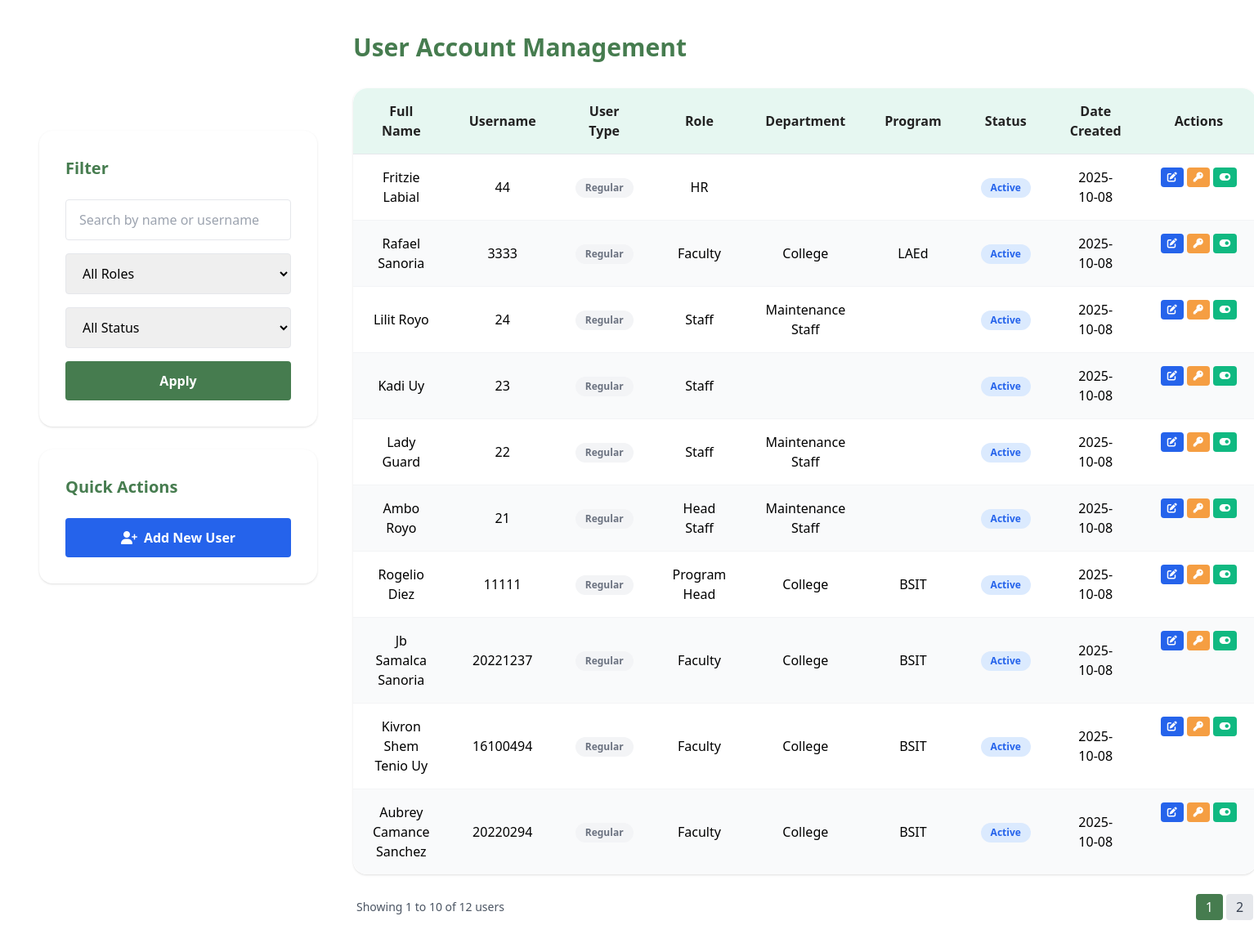
Screenshot of /CAP2/userAccountManagement.php with the database file from the repository.
### tables this page shows
CREATE TABLE `staff` (
  `id` int(11) NOT NULL,
  `user_id` int(11) NOT NULL,
  `staff_id` int(11) NOT NULL,
  `first_name` varchar(255) NOT NULL,
  `middle_name` varchar(255) NOT NULL,
  `last_name` varchar(255) NOT NULL,
  `role` varchar(255) NOT NULL,
  `department_id` int(11) DEFAULT NULL
);

CREATE TABLE `users` (
  `id` int(11) NOT NULL,
  `userName` varchar(50) NOT NULL,
  `password` varchar(255) NOT NULL,
  `userType` enum('Admin','Regular') NOT NULL,
  `first_name` varchar(100) DEFAULT NULL,
  `middle_name` varchar(100) DEFAULT NULL,
  `last_name` varchar(100) DEFAULT NULL,
  `role` enum('HR','Faculty','Head Staff','Staff','Program Head') DEFAULT NULL,
  `created_at` timestamp NOT NULL DEFAULT current_timestamp(),
  `enrollment_status` enum('Enrolled','Unenrolled','Active','Inactive') NOT NULL DEFAULT 'Enrolled',
  `status` enum('Active','Inactive') DEFAULT 'Active'
);

CREATE TABLE `faculty` (
  `id` int(10) UNSIGNED NOT NULL,
  `user_id` int(11) DEFAULT NULL,
  `faculty_id` int(11) NOT NULL,
  `first_name` varchar(50) DEFAULT NULL,
  `middle_name` varchar(50) DEFAULT NULL,
  `last_name` varchar(50) DEFAULT NULL,
  `department_id` int(11) DEFAULT NULL,
  `program_id` int(11) DEFAULT NULL,
  `role` enum('HR','Faculty','Staff','Program Head') NOT NULL DEFAULT 'Faculty'
);

CREATE TABLE `departments` (
  `id` int(11) NOT NULL,
  `department_name` varchar(50) NOT NULL
);

CREATE TABLE `programs` (
  `program_id` int(11) NOT NULL,
  `program_name` varchar(50) NOT NULL
);

### CAP2/userAccountManagement.php (the view, shortened to what this page needs)
<?php
require_once('config.php');
$rowHighlightId = null;
$department = '';
$program = '';
$search = $_GET['search'] ?? '';
$type_filter = $_GET['role'] ?? '';
$sort = $_GET['sort'] ?? 'created_at';
$order = $_GET['order'] ?? 'desc';
$page = max(1, intval($_GET['page'] ?? 1));
$per_page = 10;
$offset = ($page - 1) * $per_page;
$where = "WHERE 1=1";
$params = [];
$types = '';
$count_sql = "SELECT COUNT(*) FROM users u $where";
$stmt = $conn->prepare($count_sql);
$stmt->execute();
$stmt->bind_result($total);
$order = strtolower($order) === 'asc' ? 'asc' : 'desc';
$sql = "SELECT
    u.id, u.userName,
    u.userType,
    u.first_name AS user_first_name,
    u.middle_name AS user_middle_name,
    u.last_name AS user_last_name,
    u.role,
    u.status,
    u.created_at,
    f.first_name AS faculty_first_name,
    f.middle_name AS faculty_middle_name,
    f.last_name AS faculty_last_name,
    f.department_id AS faculty_department_id,
    f.program_id AS faculty_program_id,
    d.department_name AS faculty_department,
    p.program_name AS faculty_program,
    s.first_name AS staff_first_name,
    s.middle_name AS staff_middle_name,
    s.last_name AS staff_last_name,
    s.department_id AS staff_department_id,
    ds.department_name AS staff_department
FROM users u
LEFT JOIN faculty f ON u.id = f.user_id
LEFT JOIN departments d ON f.department_id = d.id
LEFT JOIN programs p ON f.program_id = p.program_id
LEFT JOIN staff s ON u.id = s.user_id
LEFT JOIN departments ds ON s.department_id = ds.id
$where ORDER BY $sort $order LIMIT ? OFFSET ?";
$bind_params = $params;
$bind_types = $types . 'ii';
$bind_params[] = $per_page;
$bind_params[] = $offset;
$stmt = $conn->prepare($sql);
$stmt->bind_param($bind_types, ...$bind_params);
$stmt->execute();
$stmt->bind_result(
    $id,
    $userName,
    $userType,
    $user_first_name,
    $user_middle_name,
    $user_last_name,
    $role,
    $status,
    $created_at,
    $faculty_first_name,
    $faculty_middle_name,
    $faculty_last_name,
    $faculty_department_id,
    $faculty_program_id,
    $faculty_department,
    $faculty_program,
    $staff_first_name,
    $staff_middle_name,
    $staff_last_name,
    $staff_department_id,
    $staff_department
);
$users = [];
while ($stmt->fetch()) {
    $first_name = $faculty_first_name ?: $staff_first_name ?: $user_first_name ?: '';
    $middle_name = $faculty_middle_name ?: $staff_middle_name ?: $user_middle_name ?: '';
    $last_name = $faculty_last_name ?: $staff_last_name ?: $user_last_name ?: '';
    if (in_array($role, ['Faculty', 'Program Head'])) {
        $department = $faculty_department ?: '';
        $program = $faculty_program ?: '';
    } elseif (in_array($role, ['Staff', 'Head Staff', 'HR'])) {
        $department = $staff_department ?: '';
        $program = '';
    } else {
        $department = '';
        $program = '';
    }
    $users[] = [
        'id' => $id,
        'first_name' => $first_name,
        'middle_name' => $middle_name,
        'last_name' => $last_name,
        'userName' => $userName,
        'userType' => $userType,
        'role' => $role,
        'status' => $status,
        'display_status' => $status,
        'created_at' => $created_at,
        'department' => $department,
        'program' => $program
    ];
}
$total_pages = ceil($total / $per_page);
function h($v)
{
    return htmlspecialchars($v ?? '');
}
function userTypeBadge($type)
{
    return 'bg-gray-100 text-gray-500';
}
function statusBadge($type, $status)
{
    return $status === 'Active' ? 'bg-[#dbeafe] text-[#2563eb]' : 'bg-gray-200 text-gray-600';
}
?>
<?php
function formatLabel($text) {
    return ucwords(strtolower($text ?? ''));
}
?>
<!DOCTYPE html>
<html lang="en">
<head>
    <script src="https://cdn.tailwindcss.com"></script>
    <link rel="stylesheet" href="https://cdnjs.cloudflare.com/ajax/libs/font-awesome/6.4.2/css/all.min.css" />
</head>
<main class="p-10 fade max-w-[1800px] mx-auto mb-[10rem]">
    <div class="flex flex-col lg:flex-row max-w-[1800px] mx-auto py-10 px-2 gap-8 min-h-screen">
        <aside class="w-full lg:w-[340px] flex-shrink-0 mb-8 lg:mb-8">
            <div class="bg-white rounded-2xl shadow p-8 mt-20">
                <h2 class="text-xl font-bold text-[#467C4F] mb-6">Filter</h2>
                <form method="get" class="space-y-4">
                    <input type="text" name="search" value="<?= h($search) ?>" placeholder="Search by name or username"
                        class="w-full border rounded px-4 py-3 text-base" />
                    <select name="role" class="w-full border rounded px-4 py-3 text-base"
                        onchange="this.form.submit()">
                        <option value="All" <?= $type_filter === 'All' ? 'selected' : '' ?>>All Roles</option>
                    </select>
                    <select name="status" class="w-full border rounded px-4 py-3 text-base"
                        onchange="this.form.submit()">
                        <option value="">All Status</option>
                    </select>
                    <button type="submit"
                        class="w-full bg-[#467C4F] text-white rounded px-4 py-3 mt-2 text-base font-semibold hover:bg-[#2563eb] transition">Apply</button>
                </form>
            </div>
            <div class="bg-white rounded-2xl shadow p-8 mt-7">
                <h2 class="text-xl font-bold text-[#467C4F] mb-6">Quick Actions</h2>
                <button onclick="showAddModal()"
                    class="w-full bg-[#2563eb] text-white rounded px-4 py-3 text-base font-semibold hover:bg-[#1746a2] transition">
                    <i class="fa fa-user-plus mr-2"></i>Add New User
                </button>
            </div>
        </aside>
        <main class="flex-1 w-full -mt-10">
        <div class="flex flex-col sm:flex-row sm:items-start sm:justify-start mb-8 gap-2"
            style="margin-left: 12px; margin-right: 12px;">
            <h1 class="text-3xl font-bold text-[#467C4F]">User Account Management</h1>
        </div>
            <div class="bg-white rounded-2xl shadow overflow-x-auto" style="margin-left: 12px; margin-right: 12px;">
                <table class="min-w-full divide-y divide-gray-200 text-base text-center"
                    style="border-radius: 18px; overflow: hidden;">
                    <thead class="bg-[#e6f7f1]">
                        <tr>
                            <th class="px-6 py-4 font-semibold text-[#222] text-center">Full Name</th>
                            <th class="px-6 py-4 font-semibold text-[#222] text-center">Username</th>
                            <th class="px-6 py-4 font-semibold text-[#222] text-center">User Type</th>
                            <th class="px-6 py-4 font-semibold text-[#222] text-center">Role</th>
                            <th class="px-6 py-4 font-semibold text-[#222] text-center">Department</th>
                            <th class="px-6 py-4 font-semibold text-[#222] text-center">Program</th>
                            <th class="px-6 py-4 font-semibold text-[#222] text-center">Status</th>
                            <th class="px-6 py-4 font-semibold text-[#222] text-center">Date Created</th>
                            <th class="px-6 py-4 font-semibold text-[#222] text-center">Actions</th>
                        </tr>
                    </thead>
                    <tbody class="divide-y divide-gray-100">
                        <?php foreach ($users as $i => $u): ?>
        <tr class="<?= $i % 2 ? 'table-row-alt' : '' ?><?= $rowHighlightId == $u['id'] ? ' row-success' : '' ?>"
            id="row-<?= $u['id'] ?>">
            <td class="px-6 py-4"><?= formatLabel(trim($u['first_name'] . ' ' . $u['middle_name'] . ' ' . $u['last_name'])) ?></td>
            <td class="px-6 py-4"><?= h($u['userName']) ?></td>
            <td class="px-6 py-4">
            <span class="inline-block px-3 py-1 rounded-full text-xs font-semibold <?= userTypeBadge($u['userType']) ?>">
                <?= h($u['userType']) ?>
            </span>
            </td>
            <td class="px-6 py-4"><?= h($u['role']) ?></td>
            <td class="px-6 py-4"><?= h($u['department']) ?></td>
            <td class="px-6 py-4"><?= h($u['program']) ?></td>
            <td class="px-6 py-4">
            <span class="inline-block px-3 py-1 rounded-full text-xs font-semibold <?= statusBadge($u['userType'], $u['display_status']) ?>">
                <?= h($u['display_status']) ?>
            </span>
            </td>
            <td class="px-6 py-4"><?= h(date('Y-m-d', strtotime($u['created_at']))) ?></td>
            <td class="px-6 py-4 flex gap-1 flex-nowrap justify-center items-center">
            <button class="action-btn edit px-2 py-1 rounded text-xs" title="Edit" onclick="showEditModal(
                <?= $u['id'] ?>,
                '<?= h($u['first_name']) ?>',
                '<?= h($u['middle_name']) ?>',
                '<?= h($u['last_name']) ?>',
                '<?= h($u['userName']) ?>',
                '<?= h($u['userType']) ?>',
                '<?= h($u['role']) ?>',
                '<?= h($u['department'] ?? '') ?>',
                '<?= h($u['program'] ?? '') ?>',
                '<?= h($u['userName'] ?? '') ?>'
            )">
                <i class="fa fa-edit"></i>
            </button>
            <button class="action-btn reset px-2 py-1 rounded text-xs" title="Reset Password"
                onclick="showResetModal(<?= $u['id'] ?>)">
                <i class="fa fa-key"></i>
            </button>
            <?php
            $toggleClass = $u['display_status'] == 'Active' ? 'toggle-active' : 'toggle-inactive';
            ?>
            <button class="action-btn <?= $toggleClass ?> px-2 py-1 rounded text-xs" title="Toggle Status"
                onclick="showToggleModal(<?= $u['id'] ?>, '<?= h($u['display_status']) ?>', '<?= h($u['userType']) ?>')">
                <i class="fa <?= ($u['display_status'] == 'Active' ? 'fa-toggle-on' : 'fa-toggle-off') ?>"></i>
            </button>
            </td>
        </tr>
    <?php endforeach; ?>
</tbody>
                </table>
            </div>
            <div class="flex justify-between items-center mt-6 px-4">
                <div class="text-sm text-gray-600">
                    Showing <?= ($offset + 1) ?> to <?= min($offset + $per_page, $total) ?> of <?= $total ?> users
                </div>
                <div class="flex gap-1">
                    <?php for ($p = 1; $p <= $total_pages; $p++): ?>
                        <a href="?<?= http_build_query(array_merge($_GET, ['page' => $p])) ?>"
                            class="px-3 py-1 rounded <?= $p == $page ? 'bg-[#467C4F] text-white' : 'bg-gray-200 text-gray-700 hover:bg-[#e6f7f1]' ?>">
                            <?= $p ?>
                        </a>
                    <?php endfor; ?>
                </div>
            </div>
        </main>
    </div>
</body>
</html>

### CAP2/userAccountManagement.php (style rules this page uses)
.action-btn { transition: background 0.2s; }
.action-btn.edit { background: #2563eb; color: #fff; }
.action-btn.reset { background: #f59e42; color: #fff; }
.action-btn.toggle-active { background: #10b981; color: #fff; }
.table-row-alt { background: #f9fafb; }

### rows the page displays
staff: last_name "Fritzie Labial", user.userName "44", user.userType "Regular", user.role "HR", user.status "Active", user.created_at "2025-10-08"
faculty: last_name "Rafael Sanoria", user.userName "3333", user.userType "Regular", user.role "Faculty", department.department_name "College", program.program_name "LAEd", user.status "Active", user.created_at "2025-10-08"
staff: last_name "Lilit Royo", user.userName "24", user.userType "Regular", user.role "Staff", department.department_name "Maintenance Staff", user.status "Active", user.created_at "2025-10-08"
staff: last_name "Kadi Uy", user.userName "23", user.userType "Regular", user.role "Staff", user.status "Active", user.created_at "2025-10-08"
staff: last_name "Lady Guard", user.userName "22", user.userType "Regular", user.role "Staff", department.department_name "Maintenance Staff", user.status "Active", user.created_at "2025-10-08"
staff: last_name "Ambo Royo", user.userName "21", user.userType "Regular", user.role "Head Staff", department.department_name "Maintenance Staff", user.status "Active", user.created_at "2025-10-08"
faculty: last_name "Rogelio Diez", user.userName "11111", user.userType "Regular", user.role "Program Head", department.department_name "College", program.program_name "BSIT", user.status "Active", user.created_at "2025-10-08"
faculty: last_name "Jb Samalca Sanoria", user.userName "20221237", user.userType "Regular", user.role "Faculty", department.department_name "College", program.program_name "BSIT", user.status "Active", user.created_at "2025-10-08"
faculty: last_name "Kivron Shem Tenio Uy", user.userName "16100494", user.userType "Regular", user.role "Faculty", department.department_name "College", program.program_name "BSIT", user.status "Active", user.created_at "2025-10-08"
faculty: last_name "Aubrey Camance Sanchez", user.userName "20220294", user.userType "Regular", user.role "Faculty", department.department_name "College", program.program_name "BSIT", user.status "Active", user.created_at "2025-10-08"

### other values shown
$offset + 1 "1"
min($offset + $per_page, $total) "10"
$total "12"
